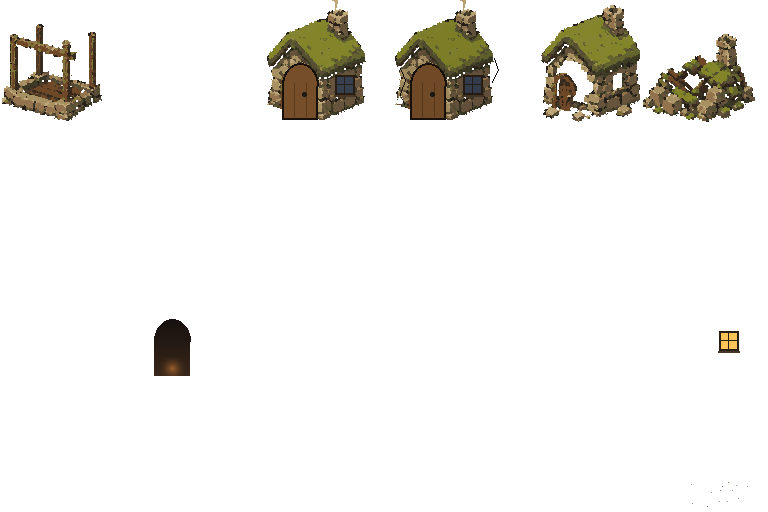
#> input picture frontend/assets/character-claude/roster/hut-kit/components.png, 768 x 512 px, found by its file name
$ python recolor_door_open.py
#> lines starting #> are read from the running program, lines starting #| are printed output that depends on the picture
"""Recolor the `door-open` component frame: dark recess instead of flat void.

## Root cause

`derive_components_full.py`'s `build_extra()` (the H1-era script whose
`door-open` derivation every later generation reused unchanged --
`derive_components_whole.py`/`derive_components_sprite.py` both list
`door-open` in `REUSED_SLOTS`/keep it a "small, genuinely additive overlay")
paints the door leaf with one flat fill:

    frames["door-open"] = <door-closed leaf region tinted (14, 12, 10, 255)>

That is a single near-black RGB with zero gradient or detail -- not a
transparency/asset-resolution bug (the alpha mask is fully opaque and
correctly shaped; `home-cleanup-report.md` item 3 confirms this by direct
pixel inspection: two flat opaque colors, (16,13,12,255) and (24,18,14,255)
after the shared palette-snap/despeckle pass, zero variation inside each).
It reads as a solid black cavity at native/6x viewing scale because there is
no depth cue at all -- exactly the owner's report.

## Fix

Recolor ONLY the existing opaque pixels of the `door-open` cell (alpha mask
byte-for-byte unchanged, so the shape/coverage relative to the door aperture
baked into `wall-intact` etc. is unchanged) with:
  - a vertical top-to-bottom gradient from a cool dark recess brown to a
    warmer, slightly lighter brown suggesting a floor plane catching ambient
    light, and
  - a soft, low-intensity warm amber glow blob near the bottom-center of the
    void, suggesting hearth-light spilling from within (kept subtle -- this
    is a suggestion of interior depth, not a literal lit scene; the kit has
    no separate "door-open-lit" state to key a stronger effect off of).

Applies to the one shared `components.png` door-open cell (index 13, 6
columns, 128px cells -> cell rect x=128,y=256,128x128) and writes the
identical recolored bytes to all 5 production kit copies plus the roster
draft copy, preserving the existing "one shared, palette-swap-identical
door-open frame across all region kits" convention (verified pixel-identical
across all 5 kits and the roster copy before this script ran).

Usage:
    python3 recolor_door_open.py --preview   # writes a zoomed before/after
                                              # comparison only, no writes
    python3 recolor_door_open.py --apply     # writes the recolored cell to
                                              # all 6 components.png copies
"""

from __future__ import annotations

import sys

from PIL import Image

CELL = 128
COLUMNS = 6
DOOR_OPEN_INDEX = 13  # HOME_COMPONENT_IDS[13] == "door-open"

ROSTER_PATH = "/Users/muhammadsafi/Desktop/software-dev/simulation/frontend/assets/character-claude/roster/hut-kit/components.png"
PRODUCTION_PATHS = [
    "/Users/muhammadsafi/Desktop/software-dev/simulation/frontend/src/assets/renderer2d/homes/hut/components.png",
    "/Users/muhammadsafi/Desktop/software-dev/simulation/frontend/src/assets/renderer2d/homes/hut-spring-terraces/components.png",
    "/Users/muhammadsafi/Desktop/software-dev/simulation/frontend/src/assets/renderer2d/homes/hut-dry-scrub/components.png",
    "/Users/muhammadsafi/Desktop/software-dev/simulation/frontend/src/assets/renderer2d/homes/hut-ash-waste/components.png",
    "/Users/muhammadsafi/Desktop/software-dev/simulation/frontend/src/assets/renderer2d/homes/hut-neutral-temperate/components.png",
]
ALL_PATHS = [ROSTER_PATH, *PRODUCTION_PATHS]

PREVIEW_OUT = "/Users/muhammadsafi/Desktop/software-dev/simulation/frontend/scripts/home-pipeline/work/preview/door-open-recolor.png"

TOP_COLOR = (22, 17, 15)
BOTTOM_COLOR = (56, 38, 25)
GLOW_COLOR = (255, 150, 64)
GLOW_CENTER = (44, 112)
GLOW_RADIUS = 15.0
GLOW_MAX_WEIGHT = 0.5


def cell_rect(index: int) -> tuple[int, int, int, int]:
    col = index % COLUMNS
    row = index // COLUMNS
    return col * CELL, row * CELL, (col + 1) * CELL, (row + 1) * CELL


def recolored_cell(cell: Image.Image) -> Image.Image:
    out = cell.copy()
    px = out.load()
    w, h = out.size
    opaque_ys = [y for y in range(h) for x in range(w) if px[x, y][3] > 0]
    miny, maxy = min(opaque_ys), max(opaque_ys)
    span = max(1, maxy - miny)
    gx, gy = GLOW_CENTER
    for y in range(h):
        t = (y - miny) / span
        t = min(1.0, max(0.0, t))
        base_r = round(TOP_COLOR[0] + (BOTTOM_COLOR[0] - TOP_COLOR[0]) * t)
        base_g = round(TOP_COLOR[1] + (BOTTOM_COLOR[1] - TOP_COLOR[1]) * t)
        base_b = round(TOP_COLOR[2] + (BOTTOM_COLOR[2] - TOP_COLOR[2]) * t)
        for x in range(w):
            _r, _g, _b, a = px[x, y]
            if a == 0:
                continue
            dist = ((x - gx) ** 2 + (y - gy) ** 2) ** 0.5
            glow = max(0.0, 1.0 - dist / GLOW_RADIUS)
            glow = glow * glow * GLOW_MAX_WEIGHT
            fr = round(base_r + (GLOW_COLOR[0] - base_r) * glow)
            fg = round(base_g + (GLOW_COLOR[1] - base_g) * glow)
            fb = round(base_b + (GLOW_COLOR[2] - base_b) * glow)
            px[x, y] = (fr, fg, fb, 255)
    return out


def build_preview() -> None:
    atlas = Image.open(ROSTER_PATH).convert("RGBA")
#> atlas is the input picture: PIL image 768x512 RGBA; mean R, G, B, A 9.2, 7.9, 4.5, 23.2
    x0, y0, x1, y1 = cell_rect(DOOR_OPEN_INDEX)
    before = atlas.crop((x0, y0, x1, y1))
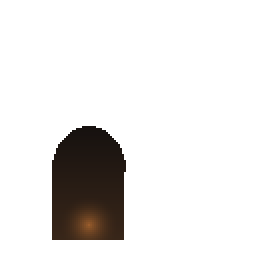
#> before: PIL image 128x128 RGBA (shown 2 times larger); mean R, G, B, A 5.3, 3.7, 2.5, 29.5; transparent parts drawn white
    after = recolored_cell(before)
#> in recolored_cell, `opaque_ys = [y for y in range(h) for x in range(w) if px[x, y][3] > 0]`: opaque_ys = 1893 values from 63 to 119
#> in recolored_cell, `miny, maxy = min(opaque_ys), max(opaque_ys)`: miny = 63; maxy = 119
#> in recolored_cell, `span = max(1, maxy - miny)`: span = 56

    zoom = 6
    pad = 12
    label_h = 20
    sheet = Image.new(
        "RGBA",
        (before.width * zoom * 2 + pad * 3, before.height * zoom + pad * 2 + label_h),
        (247, 239, 220, 255),
    )
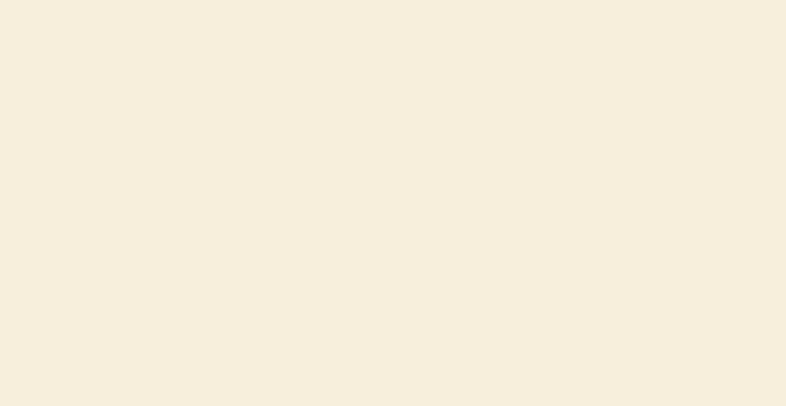
#> sheet: PIL image 1572x812 RGBA (shown at 1/2 size); mean R, G, B, A 247, 239, 220, 255
    before_big = before.resize((before.width * zoom, before.height * zoom), Image.NEAREST)
    after_big = after.resize((after.width * zoom, after.height * zoom), Image.NEAREST)
    sheet.alpha_composite(before_big, (pad, pad + label_h))
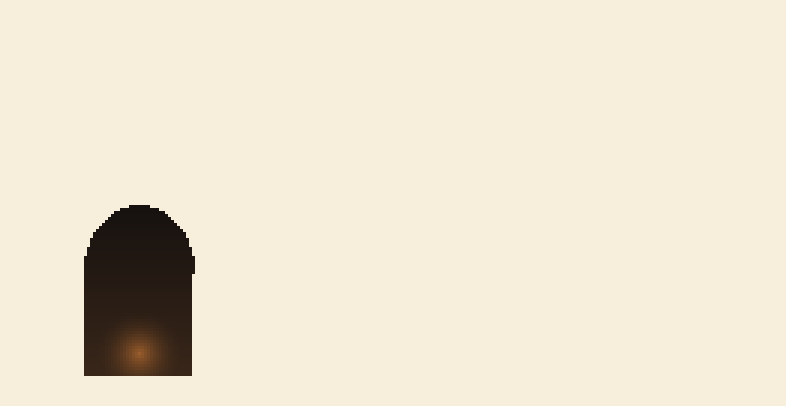
#> sheet: PIL image 1572x812 RGBA (shown at 1/2 size); mean R, G, B, A 236.3, 227.9, 209.4, 255
    sheet.alpha_composite(after_big, (pad * 2 + before_big.width, pad + label_h))
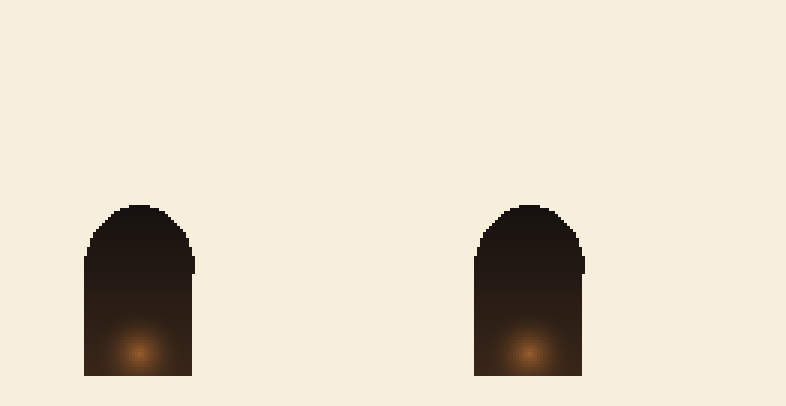
#> sheet: PIL image 1572x812 RGBA (shown at 1/2 size); mean R, G, B, A 225.6, 216.9, 198.8, 255
    sheet.save(PREVIEW_OUT)
    print(f"saved preview: {PREVIEW_OUT}")


def apply() -> None:
    x0, y0, x1, y1 = cell_rect(DOOR_OPEN_INDEX)
    reference = Image.open(ROSTER_PATH).convert("RGBA")
    ref_before = reference.crop((x0, y0, x1, y1))
    ref_after = recolored_cell(ref_before)
    for path in ALL_PATHS:
        atlas = Image.open(path).convert("RGBA")
        before = atlas.crop((x0, y0, x1, y1))
        if list(before.getdata()) != list(ref_before.getdata()):
            raise SystemExit(
                f"{path}: door-open cell is not byte-identical to the roster reference; aborting."
            )
        atlas.paste(ref_after, (x0, y0))
        atlas.save(path, optimize=True)
        print(f"wrote {path}")


if __name__ == "__main__":
    mode = sys.argv[1] if len(sys.argv) > 1 else "--preview"
    if mode == "--preview":
        build_preview()
    elif mode == "--apply":
        apply()
    else:
        raise SystemExit(f"unknown mode {mode!r}; use --preview or --apply")
